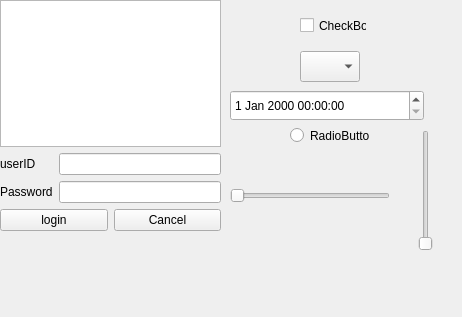
<?xml version="1.0" encoding="UTF-8"?>
<ui version="4.0">
 <class>Dialog</class>
 <widget class="QDialog" name="Dialog">
  <property name="geometry">
   <rect>
    <x>0</x>
    <y>0</y>
    <width>462</width>
    <height>317</height>
   </rect>
  </property>
  <property name="minimumSize">
   <size>
    <width>163</width>
    <height>158</height>
   </size>
  </property>
  <property name="maximumSize">
   <size>
    <width>1280</width>
    <height>1024</height>
   </size>
  </property>
  <property name="windowTitle">
   <string>Dialog</string>
  </property>
  <widget class="QDialogButtonBox" name="buttonBox">
   <property name="geometry">
    <rect>
     <x>10</x>
     <y>440</y>
     <width>621</width>
     <height>32</height>
    </rect>
   </property>
   <property name="orientation">
    <enum>Qt::Horizontal</enum>
   </property>
   <property name="standardButtons">
    <set>QDialogButtonBox::Cancel|QDialogButtonBox::Ok</set>
   </property>
  </widget>
  <widget class="QWidget" name="verticalLayoutWidget_2">
   <property name="geometry">
    <rect>
     <x>0</x>
     <y>0</y>
     <width>221</width>
     <height>231</height>
    </rect>
   </property>
   <layout class="QVBoxLayout" name="verticalLayout_2">
    <item>
     <layout class="QVBoxLayout" name="verticalLayout"/>
    </item>
    <item>
     <widget class="QTextBrowser" name="textBrowser"/>
    </item>
    <item>
     <layout class="QGridLayout" name="gridLayout">
      <item row="1" column="0">
       <widget class="QLabel" name="label_2">
        <property name="text">
         <string>Password</string>
        </property>
       </widget>
      </item>
      <item row="0" column="0">
       <widget class="QLabel" name="label">
        <property name="text">
         <string>userID</string>
        </property>
       </widget>
      </item>
      <item row="0" column="1">
       <widget class="QLineEdit" name="lineEdit"/>
      </item>
      <item row="1" column="1">
       <widget class="QLineEdit" name="lineEdit_2"/>
      </item>
     </layout>
    </item>
    <item>
     <layout class="QHBoxLayout" name="horizontalLayout_4">
      <item>
       <widget class="QPushButton" name="pushButton_5">
        <property name="text">
         <string>login</string>
        </property>
       </widget>
      </item>
      <item>
       <widget class="QPushButton" name="pushButton_6">
        <property name="text">
         <string>Cancel</string>
        </property>
       </widget>
      </item>
     </layout>
    </item>
   </layout>
  </widget>
  <widget class="QCheckBox" name="checkBox">
   <property name="geometry">
    <rect>
     <x>300</x>
     <y>10</y>
     <width>67</width>
     <height>31</height>
    </rect>
   </property>
   <property name="text">
    <string>CheckBox</string>
   </property>
  </widget>
  <widget class="QComboBox" name="comboBox">
   <property name="geometry">
    <rect>
     <x>300</x>
     <y>51</y>
     <width>60</width>
     <height>31</height>
    </rect>
   </property>
  </widget>
  <widget class="QDateTimeEdit" name="dateTimeEdit">
   <property name="geometry">
    <rect>
     <x>230</x>
     <y>90</y>
     <width>194</width>
     <height>31</height>
    </rect>
   </property>
  </widget>
  <widget class="QRadioButton" name="radioButton">
   <property name="geometry">
    <rect>
     <x>290</x>
     <y>120</y>
     <width>80</width>
     <height>31</height>
    </rect>
   </property>
   <property name="text">
    <string>RadioButton</string>
   </property>
  </widget>
  <widget class="QSlider" name="horizontalSlider">
   <property name="geometry">
    <rect>
     <x>230</x>
     <y>180</y>
     <width>160</width>
     <height>31</height>
    </rect>
   </property>
   <property name="orientation">
    <enum>Qt::Horizontal</enum>
   </property>
  </widget>
  <widget class="QSlider" name="verticalSlider">
   <property name="geometry">
    <rect>
     <x>410</x>
     <y>130</y>
     <width>31</width>
     <height>121</height>
    </rect>
   </property>
   <property name="orientation">
    <enum>Qt::Vertical</enum>
   </property>
  </widget>
 </widget>
 <resources>
  <include location="login.qrc"/>
  <include location="style2.qrc"/>
 </resources>
 <connections>
  <connection>
   <sender>buttonBox</sender>
   <signal>accepted()</signal>
   <receiver>Dialog</receiver>
   <slot>accept()</slot>
   <hints>
    <hint type="sourcelabel">
     <x>248</x>
     <y>254</y>
    </hint>
    <hint type="destinationlabel">
     <x>157</x>
     <y>274</y>
    </hint>
   </hints>
  </connection>
  <connection>
   <sender>buttonBox</sender>
   <signal>rejected()</signal>
   <receiver>Dialog</receiver>
   <slot>reject()</slot>
   <hints>
    <hint type="sourcelabel">
     <x>316</x>
     <y>260</y>
    </hint>
    <hint type="destinationlabel">
     <x>286</x>
     <y>274</y>
    </hint>
   </hints>
  </connection>
 </connections>
</ui>
